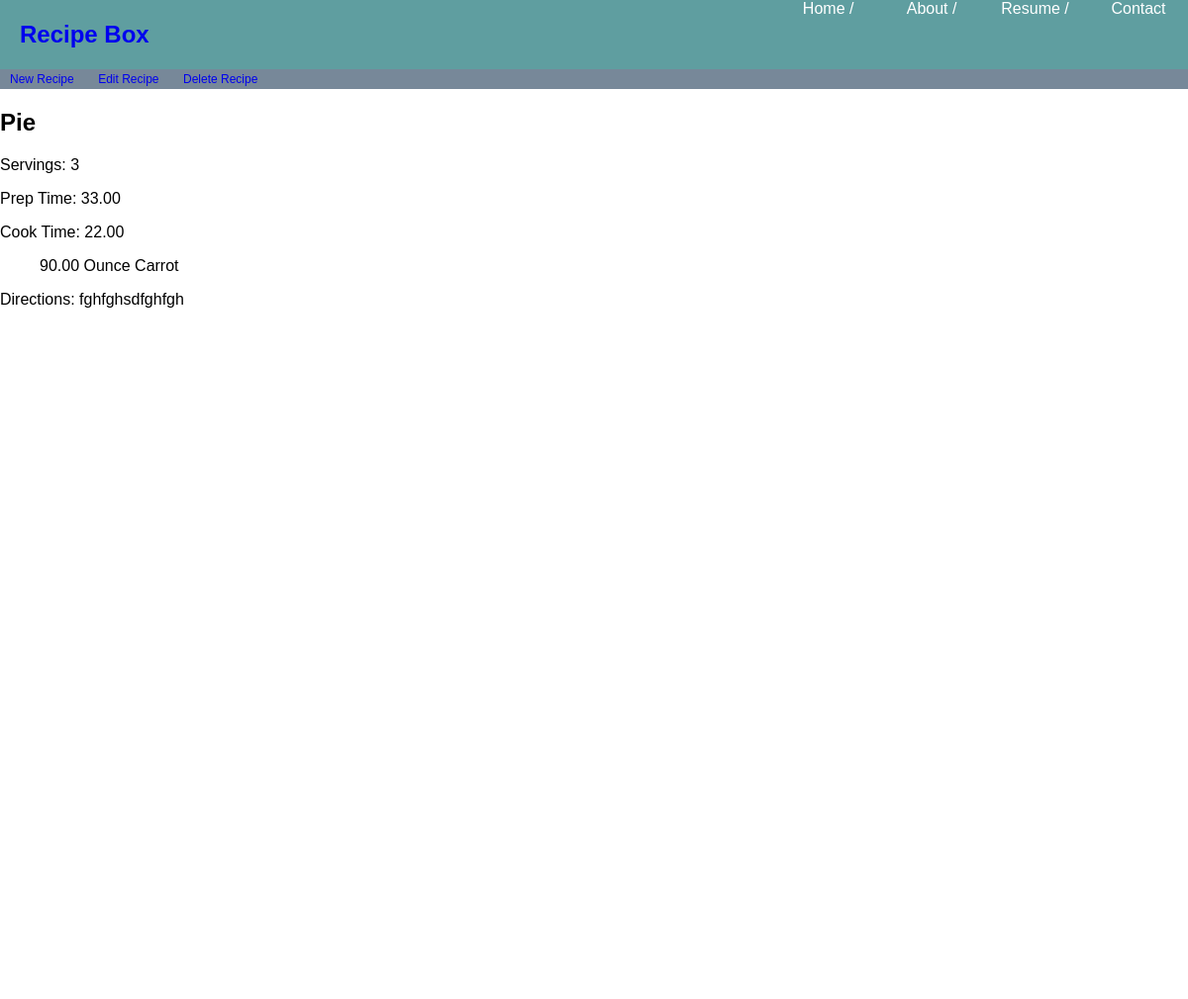
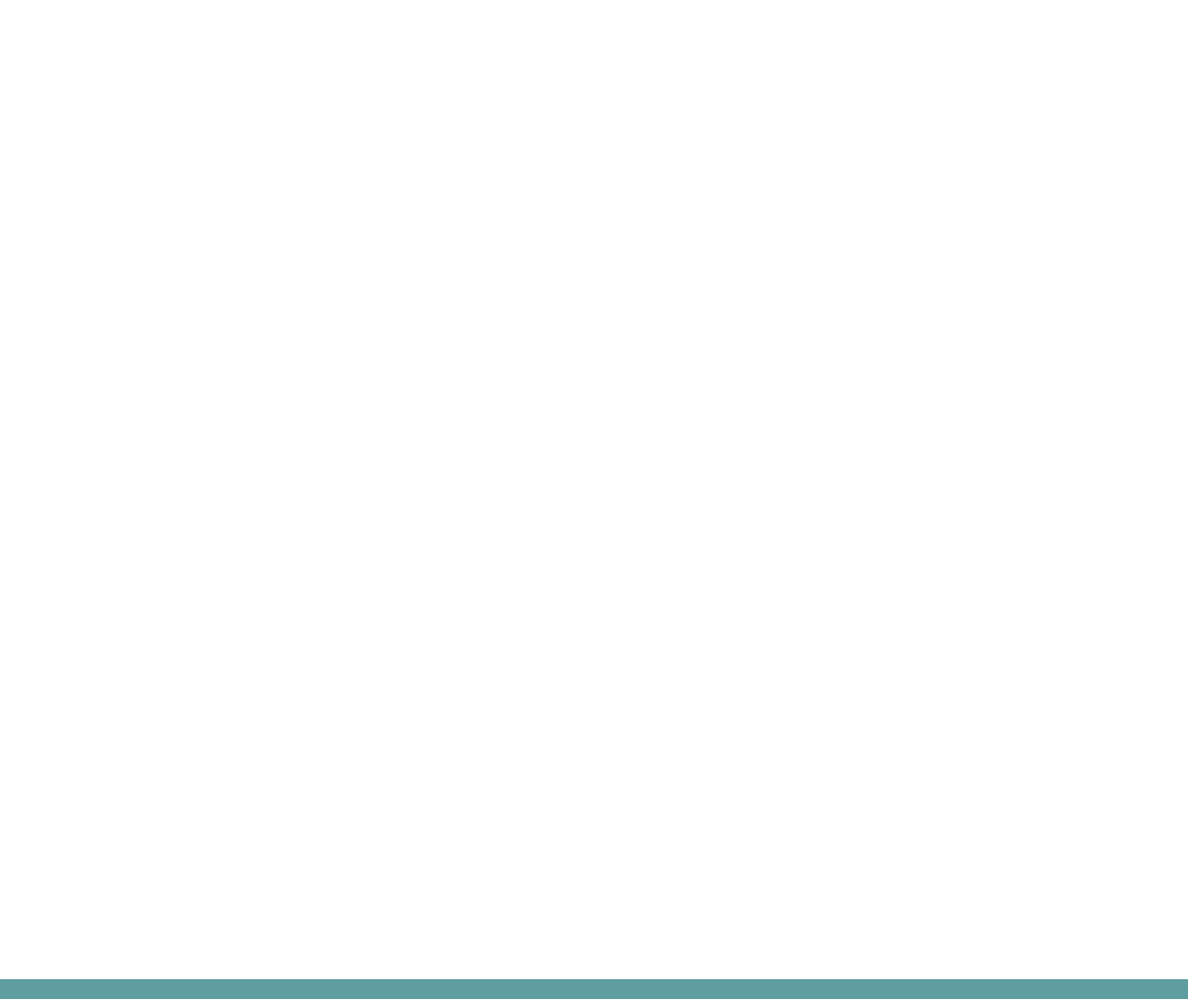
The app's page /recipe/2/ with its own data (2 pictures, top to bottom).
### recipe_store/models.py (models this page shows, shortened)
class Recipe(models.Model):
    ITALIAN = 'IT'
    ASIAN = 'AS'
    AMERICAN = 'AM'
    TYPE_CHOICES = [
        (ITALIAN, 'Italian'),
        (ASIAN, 'Asian'),
        (AMERICAN, 'American')
    ]
    name = models.CharField(max_length = 100)
    type = models.CharField(max_length = 20, choices = TYPE_CHOICES, default = AMERICAN)
    servings = models.IntegerField()
    prep_time = models.DecimalField(decimal_places=2, max_digits=5)
    cook_time = models.DecimalField(decimal_places=2, max_digits=5)
    ingredients = models.ManyToManyField(Ingredient, through='RecipeIngredient')
    directions = models.TextField()

class RecipeIngredient(models.Model):
    recipe = models.ForeignKey(Recipe, on_delete = models.CASCADE)
    ingredient = models.ForeignKey(Ingredient, on_delete = models.CASCADE)
    quantity = models.DecimalField(decimal_places=2, max_digits=4)
    units = models.ForeignKey(Unit, on_delete=models.CASCADE)

class Unit(models.Model):
    name = models.CharField(max_length = 20)
    abbreviation = models.CharField(max_length = 5)
    def __str__(self):
        return self.name

class Ingredient(models.Model):
    name = models.CharField(max_length = 40)
    def __str__(self):
        return self.name

### recipe_store/views.py (the view)
# urls.py: path('recipe/<int:pk>/', RecipeDetailView.as_view(), name='recipe_detail'),
class RecipeDetailView(DetailView):
    model = Recipe
    template_name = 'recipe_detail.html'

### templates/recipe_detail.html
{% extends 'base.html' %}
{%block content %}
    <div class="submenu">
        <a href="{% url 'recipe_new' %}">New Recipe</a>
        <a href="{% url 'recipe_edit' recipe.id %}">Edit Recipe</a>
        <a href="{% url 'recipe_delete' recipe.id %}">Delete Recipe</a>
    </div>
    <main>
        <div class="recipe-detail">
            <h2>{{ recipe.name }}</h2>
            <p>Servings: {{ recipe.servings }}</p>
            <p>Prep Time: {{ recipe.prep_time }}</p>
            <p>Cook Time: {{ recipe.cook_time }}</p>
            <ul>
                {% for recipeingredient in recipe.recipeingredient_set.all %}
                    {{recipeingredient.quantity}} {{recipeingredient.units}} {{recipeingredient.ingredient}}<br>
                {% empty %}
                    <p>No ingredients</p>
                {% endfor %}
            </ul>
            <p>Directions: {{ recipe.directions }}</p>
        </div>
    </main>
{% endblock content %}

### recipe_store/static/recipe_store/css/base.css (style rules this page uses)
body { margin: 0 auto; height: 2000px; font-family: Helvetica; }
main { top: 90px; height: auto; position: relative; }
.submenu { position: fixed; width: 100%; height: 20px; top: 70px; background-color: lightslategray; z-index: 10; }
.submenu a { text-decoration-line: none; margin: 0px 10px; font-size: 12px; }

### records on screen
Recipe: name "Pie", servings "3", prep_time "33.00", cook_time "22.00", directions "fghfghsdfghfgh"
RecipeIngredient: quantity "90.00", units "Ounce", ingredient "Carrot"
